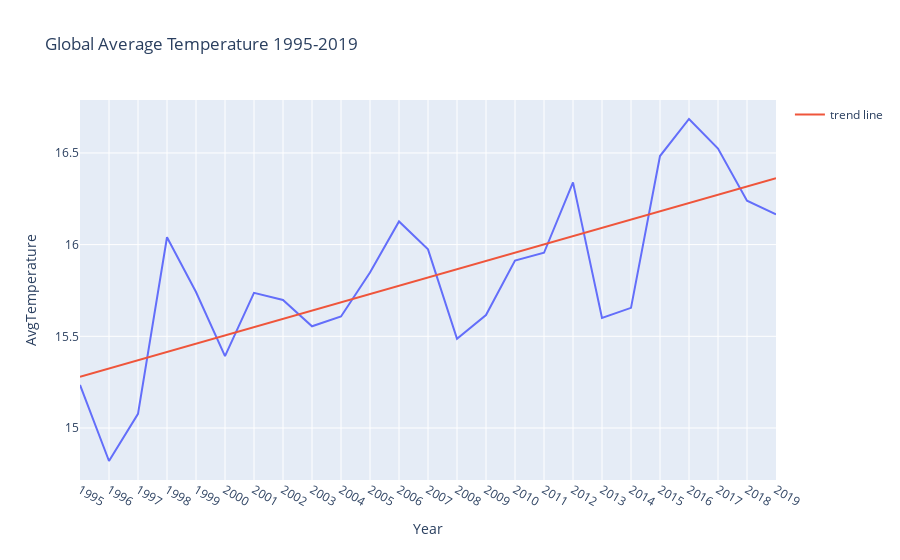

Notebook source saved alongside this figure:
### Markdown cell above
### Overall Trend Analysis
Let's fit a linear line to our plot using numpy and Linear Regression

### Code cell
coefs = np.polyfit(x = data_agg.Year, y = data_agg.AvgTemperature, deg = 1)
# y = mx + c
m=coefs[0]
c=coefs[1]

line=m * data_agg.Year + c
fig.add_trace(go.Scatter(x=data_agg.Year, y=line, name="trend line"))
fig.show()

### Figure 1 — Plotly figure (JSON) as saved in the notebook; plotly's stock layout.template omitted (floating-point values rounded to 4 significant figures)
{"data": [{"hovertemplate": "Year=%{x}<br>AvgTemperature=%{y}<extra></extra>", "legendgroup": "", "line": {"color": "#636efa", "dash": "solid"}, "marker": {"symbol": "circle"}, "mode": "lines", "name": "", "orientation": "v", "showlegend": false, "type": "scatter", "x": [1995, 1996, 1997, 1998, 1999, 2000, 2001, 2002, 2003, 2004, 2005, 2006, 2007, 2008, 2009, 2010, 2011, 2012, 2013, 2014, 2015, 2016, 2017, 2018, 2019], "xaxis": "x", "y": [15.23, 14.82, 15.08, 16.04, 15.74, 15.39, 15.74, 15.7, 15.55, 15.61, 15.85, 16.13, 15.97, 15.49, 15.62, 15.91, 15.96, 16.34, 15.6, 15.66, 16.48, 16.69, 16.52, 16.24, 16.16], "yaxis": "y"}, {"name": "trend line", "type": "scatter", "x": [1995, 1996, 1997, 1998, 1999, 2000, 2001, 2002, 2003, 2004, 2005, 2006, 2007, 2008, 2009, 2010, 2011, 2012, 2013, 2014, 2015, 2016, 2017, 2018, 2019], "y": [15.28, 15.32, 15.37, 15.41, 15.46, 15.5, 15.55, 15.59, 15.64, 15.69, 15.73, 15.78, 15.82, 15.87, 15.91, 15.96, 16.0, 16.05, 16.09, 16.14, 16.18, 16.23, 16.27, 16.32, 16.36]}], "layout": {"legend": {"tracegroupgap": 0}, "title": {"text": "Global Average Temperature 1995-2019"}, "xaxis": {"anchor": "y", "domain": [0, 1], "dtick": "Year", "title": {"text": "Year"}}, "yaxis": {"anchor": "x", "domain": [0, 1], "title": {"text": "AvgTemperature"}}}}
